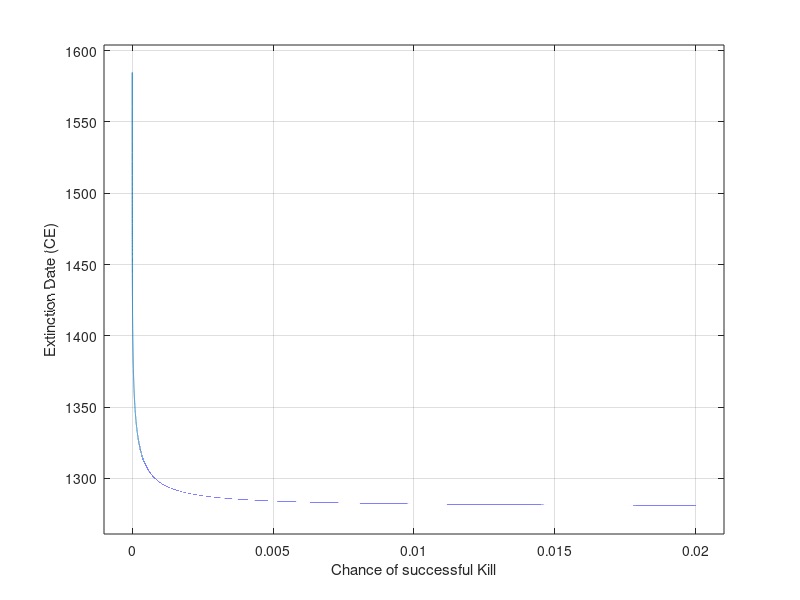

Write MATLAB code to recreate this figure.
clear all;
clc;

c = [0:1e-7:2e-2];
t0 = 1280;

t = log(1-(0.0287*-log(58000)./(500*c)))/0.0287 + t0;



%% Printing Image%%
width = 5;     % Width in inches
height = 3;    % Height in inches
alw = 0.75;    % AxesLineWidth
fsz = 14;      % Fontsize
lw = 1.5;      % LineWidth
msz = 8;       % MarkerSize

figure(1);
pos = get(gcf, 'Position');
ax = axes;
set(gcf, 'Position', [pos(1) pos(2) width*100, height*100]); %<- Set size
set(gca,'Fontname','CMU bright','Fontsize',fsz);
plot(c,t);
ylabel('Extinction Date (CE)');
xlabel('Chance of successful Kill');
%title('Maori Population vs Date');
grid on;
xlim([(0-0.001) (2e-2+0.001)]);
ylim([(1281-20) (1584+20)]);
print(gcf,'effect_c.png','-dpng','-r300');